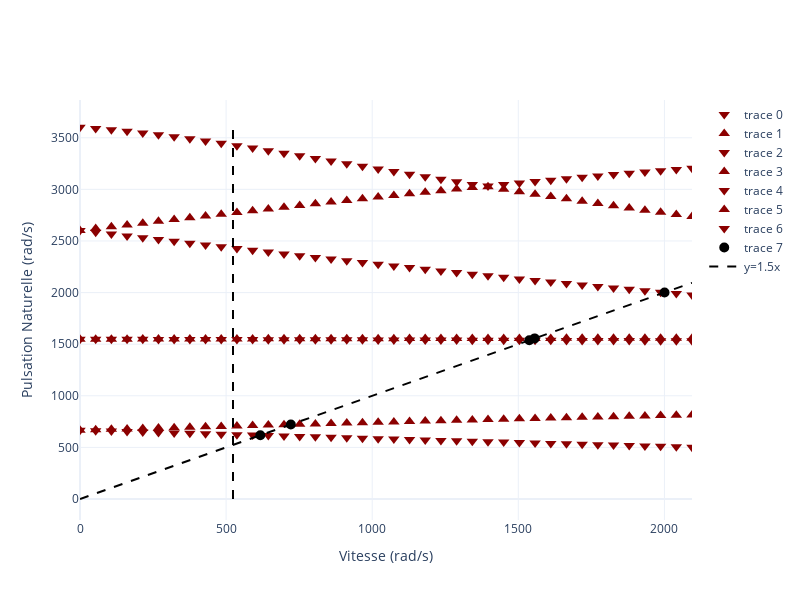

Here is the notebook cell this chart was saved with:
### Code cell
import other_fct as fct
max_spin = 20000/60 * 2 * np.pi
samples = 40
speed_range = np.linspace(0, max_spin, samples)
fct.run_campbell(rotor_coaxial, speed_range, frequencies = 7, Gyro=G)
